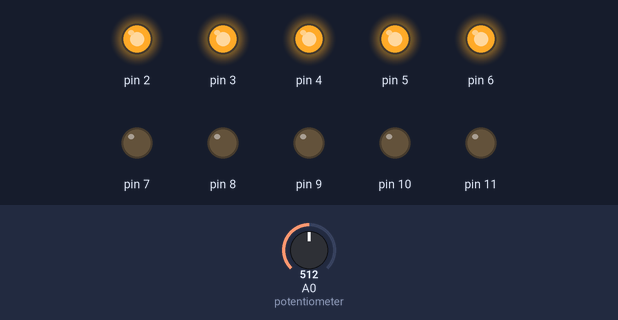
A sketch run on a simulated Arduino Uno, built with avr-gcc and run on an emulated ATmega328P. Parts: output pins drawn as LEDs (lit = HIGH). The inputs (shaded band) are chosen by the test bench; at power-on: A0 (potentiometer) = 512. What the sketch prints to the serial monitor is not drawn.

Above: at 1.2 s.
1.3 s: A0 (potentiometer) set to 607
2.8 s: A0 (potentiometer) set to 621
At 4.0 s:
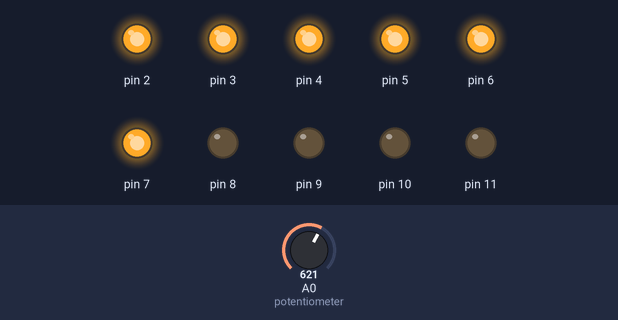
4.3 s: A0 (potentiometer) set to 511
At 5.3 s:
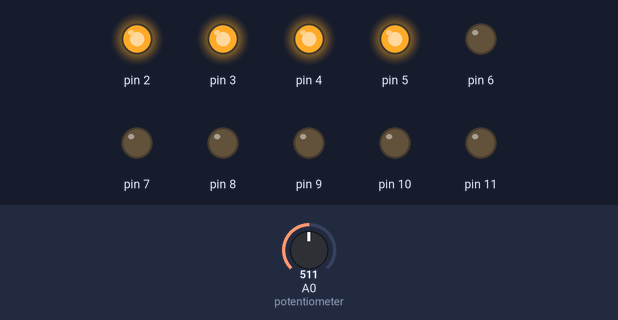
5.8 s: A0 (potentiometer) set to 416
7.3 s: A0 (potentiometer) set to 399
At 7.6 s:
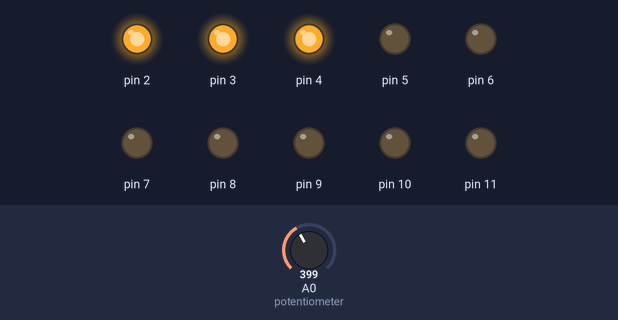
8.8 s: A0 (potentiometer) set to 716
At 9.9 s:
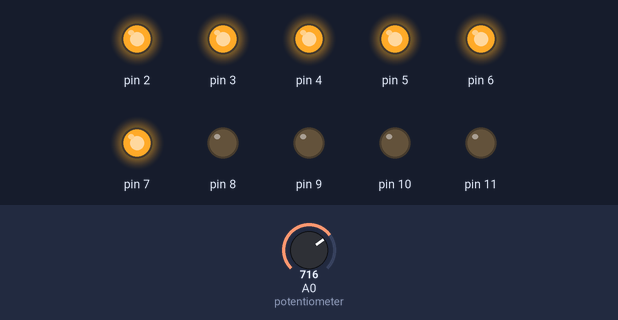
Timing chart, 0 to 11.3 s (numbered marks = the images above; inputs shaded):
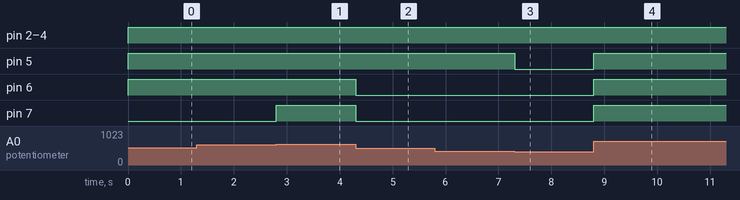

Measured:
- the behaviour switches between 614 and 615 on A0 (potentiometer) (found by bisection; images 0 and 1)
- the behaviour switches between 410 and 409 on A0 (potentiometer) (found by bisection; images 2 and 3)
- after the input at 2.8 s, pin 7: LOW → HIGH at once
- after the input at 4.3 s, pin 6, pin 7: HIGH → LOW at once
- after the input at 7.3 s, pin 5: HIGH → LOW at once
- after the input at 8.8 s, pin 5–7: LOW → HIGH at once

The sketch:

Lab_11.ino
```cpp
/*
  Kenny Akers and Gabe Cordova
  Mr. Paige
  Intro to CS
  5/13/16

  This lab uses a 10-segment LED bar IC and a potentiometer to control a 10-slot boolean array. This array
  in turn controls each of the LEDs in accordance with values from the potentiometer.
*/
// Declares the array "bars" as a boolean array with 10 slots.
boolean bars[10];

void setup() {
  // For loop to initialize pins 2-11 as outputs for the LED bar display
  for (int pin = 2; pin < 12; pin++) {
    pinMode(pin, OUTPUT);
  }
  // Declares the A0 analog in to be an input.
  pinMode(A0, INPUT);

  // Serial communication for debugging - printing out values.
  Serial.begin(9600);
}
// This method does most the visual work by updating the display (lighting up more or less LEDs).
void updateBarGraph(boolean bars[]) {
  for (int i = 0; i < 10; i++) { //For loop for each slot in the array.
    if (bars[i] == true) { // If the slot has a TRUE in it...
      digitalWrite(i + 2, HIGH); // Turn on the corresponding LED.
    }
    else if (bars[i] == false) { // If the slot has a FALSE in it...
      digitalWrite(i + 2, LOW); // Turn off the corresponding LED.
    }
  }
}
// This method clears the display by storing a FALSE in each slot in the array.
void clearmethod(boolean bars[]) {
  for (int i = 0; i < 10; i++) { // For loop for each slot.
    bars[i] = false; // Stores a FALSE in each slot.
  }
}
// This method lights up the entire display by storing a TRUE in each slot in the array.
void fill(boolean bars[], int k) {
  for (int i = 0; i < k; i++) { // For loop for each slot.
    bars[i] = true; // Set each slot to TRUE

  }
  Serial.println(k); //  Print out the value stored in k for debugging.
}

void loop() {
  int signalValue = analogRead(A0); // Store an analog reading of the potentiometer in "signalValue."

  clearmethod(bars); // Clear the display.
  fill(bars, (signalValue / 1024.0) * 10); // Fill the display with the corresponding value from the potentiometer.

  updateBarGraph(bars); // Then update the display depending on the potentiometer reading.

}
```
